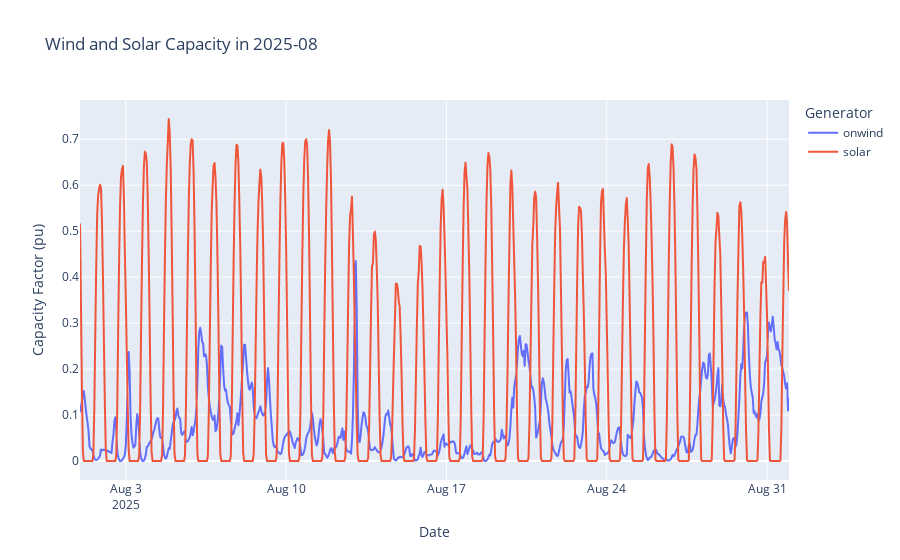

Notebook cell for this chart:
### Markdown cell above
Now we are into some data plotting. First let's look at the wind and solar variablity factors for one month. The month and year can be chosen in the user variable section at the top of this document.

### Code cell
#Get the data from the network and put it in a dataframe
df = psa.generators_t.p_max_pu.loc[date] 
#Setup the plotly figure
fig = px.line(df, title=f"Wind and Solar Capacity in {date}").update_layout(yaxis_title="Capacity Factor (pu)", xaxis_title="Date")
#Plot the figure
fig.show()

### Figure 1 — Plotly figure (JSON) as saved in the notebook; plotly's stock layout.template omitted (floating-point values rounded to 4 significant figures; data arrays with more than 128 entries replaced by an {"elided": "..."} marker saying what was removed)
{"data": [{"hovertemplate": "Generator=onwind<br>snapshot=%{x}<br>value=%{y}<extra></extra>", "legendgroup": "onwind", "line": {"color": "#636efa", "dash": "solid"}, "marker": {"symbol": "circle"}, "mode": "lines", "name": "onwind", "showlegend": true, "type": "scattergl", "x": {"elided": "744 str values"}, "xaxis": "x", "y": {"elided": "744 float values"}, "yaxis": "y"}, {"hovertemplate": "Generator=solar<br>snapshot=%{x}<br>value=%{y}<extra></extra>", "legendgroup": "solar", "line": {"color": "#EF553B", "dash": "solid"}, "marker": {"symbol": "circle"}, "mode": "lines", "name": "solar", "showlegend": true, "type": "scattergl", "x": {"elided": "744 str values"}, "xaxis": "x", "y": {"elided": "744 float values"}, "yaxis": "y"}], "layout": {"legend": {"title": {"text": "Generator"}, "tracegroupgap": 0}, "title": {"text": "Wind and Solar Capacity in 2025-08"}, "xaxis": {"anchor": "y", "domain": [0, 1], "title": {"text": "Date"}}, "yaxis": {"anchor": "x", "domain": [0, 1], "title": {"text": "Capacity Factor (pu)"}}}}
